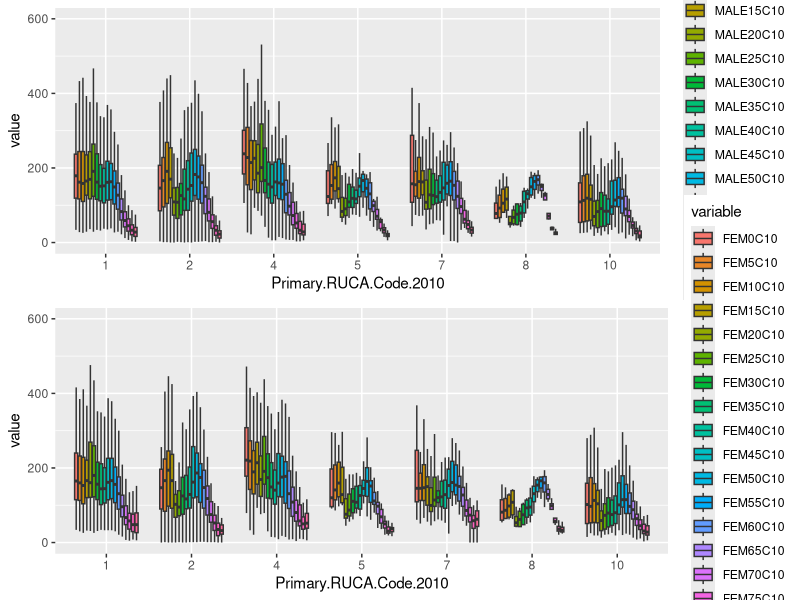
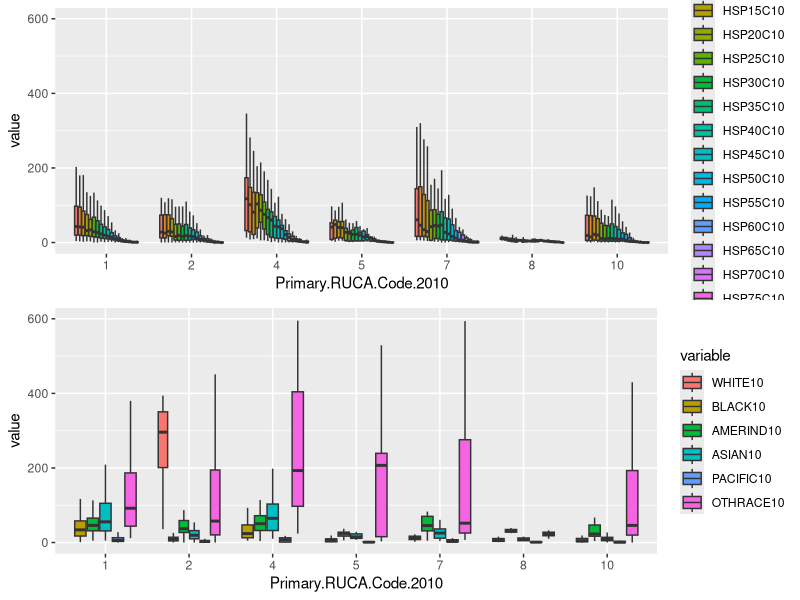
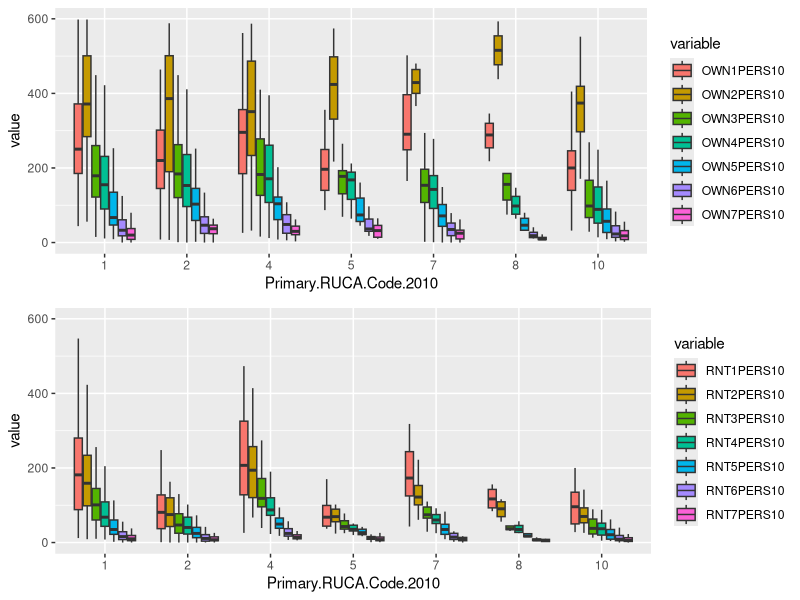
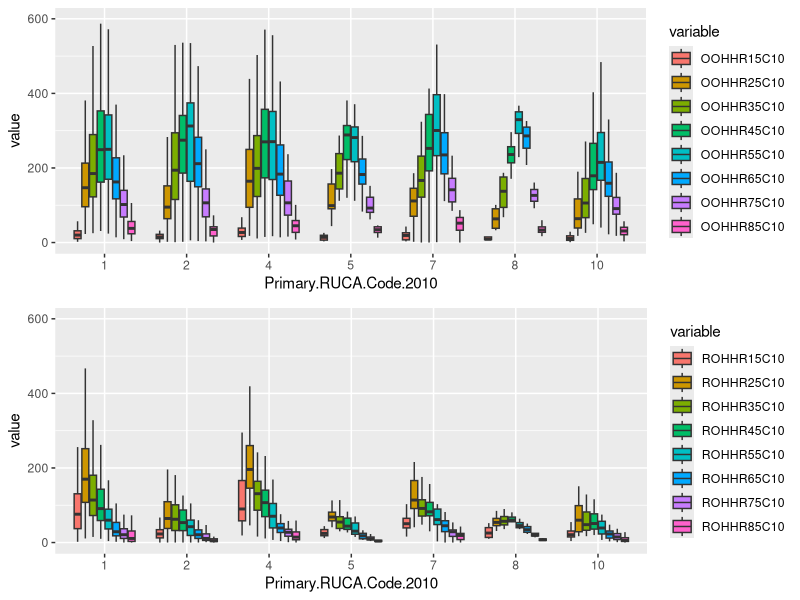
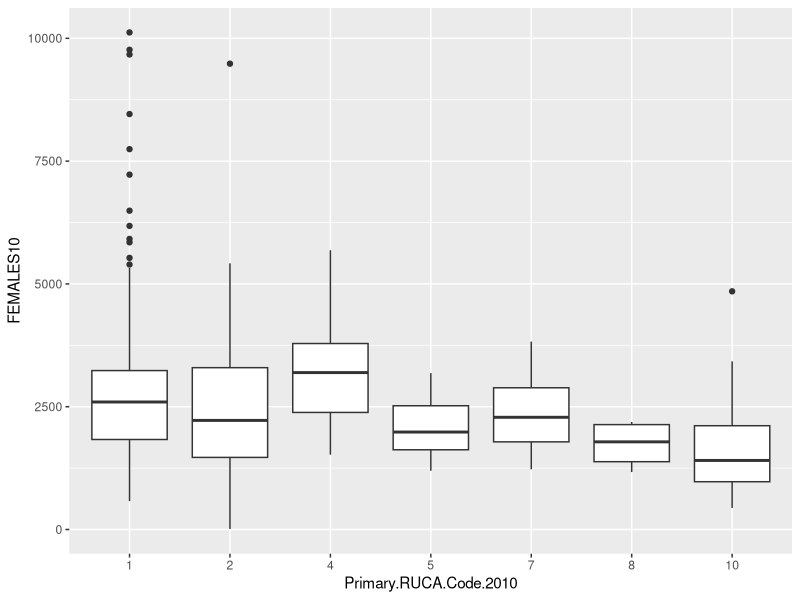

Write R code to recreate these figures, in order.
## ---- chunk 1
knitr::opts_chunk$set(echo = TRUE, fig.width=15, fig.height=8.5)
knitr::opts_knit$set(root.dir = "/mnt/ceph/erichs/git/rurality/")  # with something else than `getwd()`
#knitr::opts_knit$set(root.dir = "/Users/erichseamon/Dropbox/Mac/Documents/GitHub/COVIDriskpaper/")
## ---- chunk 2

library(gridExtra)

ct <- read.csv("./data/ct_2010_I.csv")
ruca <- read.csv("./data/ruca2010revised2.csv")
ruca$Primary.RUCA.Code.2010 <- as.factor(ruca$Primary.RUCA.Code.2010)

names(ruca)[names(ruca) == 'GEOID5'] <- 'ID'

ct2 <- merge(ruca, ct, by="ID")

## ---- chunk 3

library(reshape2)
ct_Male_age = melt(ct2, id.vars = c("Primary.RUCA.Code.2010", "ID"), measure.vars = c("MALE0C10","MALE5C10","MALE10C10","MALE15C10","MALE20C10","MALE25C10","MALE30C10","MALE35C10","MALE40C10","MALE45C10","MALE50C10","MALE55C10","MALE60C10","MALE65C10","MALE70C10","MALE75C10","MALE80C10","MALE85C10"))

library(ggplot2)
male_plot <- ggplot(ct_Male_age,aes(x=Primary.RUCA.Code.2010,y=value))+geom_boxplot(aes(fill=variable), outlier.shape =  NA) + 
ylim(0, 600)


library(reshape2)
ct_Female_age = melt(ct2, id.vars = c("Primary.RUCA.Code.2010", "ID"), measure.vars = c("FEM0C10","FEM5C10","FEM10C10","FEM15C10","FEM20C10","FEM25C10","FEM30C10","FEM35C10","FEM40C10","FEM45C10","FEM50C10","FEM55C10","FEM60C10","FEM65C10","FEM70C10","FEM75C10","FEM80C10","FEM85C10"))

library(ggplot2)
female_plot <- ggplot(ct_Female_age,aes(x=Primary.RUCA.Code.2010,y=value))+geom_boxplot(aes(fill=variable), outlier.shape =  NA) + 
  ylim(0, 600)

grid.arrange(male_plot, female_plot, nrow = 2, ncol = 1)
## ---- chunk 4
library(reshape2)
ct_Race_age = melt(ct2, id.vars = c("Primary.RUCA.Code.2010", "ID"), measure.vars = c("WHITE10","BLACK10","AMERIND10","ASIAN10","PACIFIC10","OTHRACE10"))

library(ggplot2)
race_plot <- ggplot(ct_Race_age,aes(x=Primary.RUCA.Code.2010,y=value))+geom_boxplot(aes(fill=variable), outlier.shape =  NA) + 
  ylim(0, 600)


library(reshape2)
ct_hispanic_age = melt(ct2, id.vars = c("Primary.RUCA.Code.2010", "ID"), measure.vars = c("HSP0C10","HSP5C10","HSP10C10","HSP15C10","HSP20C10","HSP25C10","HSP30C10","HSP35C10","HSP40C10","HSP45C10","HSP50C10","HSP55C10","HSP60C10","HSP65C10","HSP70C10","HSP75C10","HSP80C10","HSP85C10"
))

library(ggplot2)
hispanic_plot <- ggplot(ct_hispanic_age,aes(x=Primary.RUCA.Code.2010,y=value))+geom_boxplot(aes(fill=variable), outlier.shape =  NA) + 
  ylim(0, 600)

grid.arrange(hispanic_plot, race_plot, nrow = 2, ncol = 1)

## ---- chunk 5

library(reshape2)
ct_own_age = melt(ct2, id.vars = c("Primary.RUCA.Code.2010", "ID"), measure.vars = c("OWN1PERS10","OWN2PERS10","OWN3PERS10","OWN4PERS10","OWN5PERS10","OWN6PERS10","OWN7PERS10"))

library(ggplot2)
own_plot <- ggplot(ct_own_age,aes(x=Primary.RUCA.Code.2010,y=value))+geom_boxplot(aes(fill=variable), outlier.shape =  NA) + 
  ylim(0, 600)


library(reshape2)
ct_rent_age = melt(ct2, id.vars = c("Primary.RUCA.Code.2010", "ID"), measure.vars = c("RNT1PERS10","RNT2PERS10","RNT3PERS10","RNT4PERS10","RNT5PERS10","RNT6PERS10","RNT7PERS10"))

library(ggplot2)
rent_plot <- ggplot(ct_rent_age,aes(x=Primary.RUCA.Code.2010,y=value))+geom_boxplot(aes(fill=variable), outlier.shape =  NA) + 
  ylim(0, 600)

grid.arrange(own_plot, rent_plot, nrow = 2, ncol = 1)

## ---- chunk 6

library(reshape2)
ct_own_housing_age = melt(ct2, id.vars = c("Primary.RUCA.Code.2010", "ID"), measure.vars = c("OOHHR15C10","OOHHR25C10","OOHHR35C10","OOHHR45C10","OOHHR55C10","OOHHR65C10","OOHHR75C10","OOHHR85C10"))

library(ggplot2)
own_housing_plot <- ggplot(ct_own_housing_age,aes(x=Primary.RUCA.Code.2010,y=value))+geom_boxplot(aes(fill=variable), outlier.shape =  NA) + 
  ylim(0, 600)


library(reshape2)
ct_rent_housing_age = melt(ct2, id.vars = c("Primary.RUCA.Code.2010", "ID"), measure.vars = c("ROHHR15C10","ROHHR25C10","ROHHR35C10","ROHHR45C10","ROHHR55C10","ROHHR65C10","ROHHR75C10","ROHHR85C10"))

library(ggplot2)
rent_housing_plot <- ggplot(ct_rent_housing_age,aes(x=Primary.RUCA.Code.2010,y=value))+geom_boxplot(aes(fill=variable), outlier.shape =  NA) + 
  ylim(0, 600)


grid.arrange(own_housing_plot, rent_housing_plot, nrow = 2, ncol = 1)

## ---- chunk 7

library(ggplot2)
library(gridExtra)
ggplot(ct2,aes(x=Primary.RUCA.Code.2010,y=FEMALES10))+geom_boxplot()

